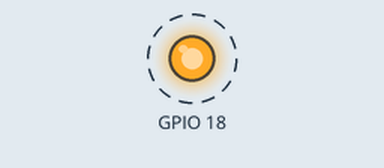
The program below on a simulated Raspberry Pi (BCM pin numbers). On the bench: output pins drawn as LEDs (lit = HIGH). Dashed ring = blinking. What the program prints to the terminal is not drawn.

Above: at 0.5 s.
Timing chart, 0 to 4.6 s (numbered marks = the images above):
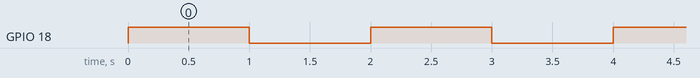

The program:

P2.toggle_led_infinite.py
```python
import RPi.GPIO as GPIO
import time
GPIO.setmode(GPIO.BCM)
GPIO.setwarnings(False)
GPIO.setup(18,GPIO.OUT)

while True:
    GPIO.output(18,GPIO.HIGH)
    print("led on")
    time.sleep(1)
    GPIO.output(18,GPIO.LOW)
    print("led off")
    time.sleep(1)
```

Measured:
- by itself, GPIO 18: alternates HIGH for 1.0 s and LOW for 1.0 s
